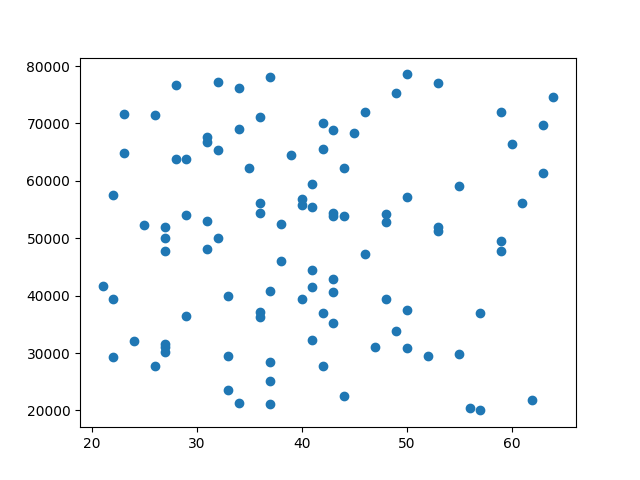

Generate this figure with Python:
import numpy as np
import matplotlib.pyplot as plt
minsalary = 20000
maxsalary = 80000
numberofEntries = 100
ages = np.random.randint(low = 21, high = 65, size = numberofEntries)
np.random.seed(1)
salaries= np.random.randint(minsalary, maxsalary, numberofEntries)
plt. scatter (ages,salaries)
plt.show()
